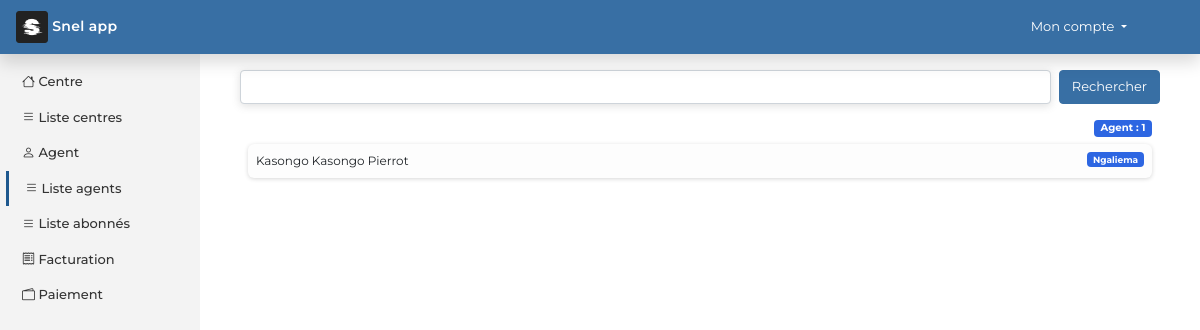
The app's page /app/read_agent/ with its own data.
### app/models.py (models this page shows, shortened)
class Agent(models.Model):
    user = models.OneToOneField(User, on_delete=models.CASCADE, primary_key=True)
    registration_number = models.CharField(max_length=20, unique=True)
    center = models.ForeignKey(Center, on_delete=models.CASCADE)

class Center(models.Model):
    name_center = models.CharField(max_length=100)
    address_center = models.CharField(max_length=200)
    def __str__(self) :
        return self.name_center

### app_auth/models.py (models this page shows, shortened)
class User(AbstractUser):
    username = models.CharField(max_length = 50, blank = True, null = True, unique = False)
    email = models.EmailField(unique=True)
    USERNAME_FIELD = "email"
    REQUIRED_FIELDS = ["username"]
    status = models.CharField(max_length=50)

### app/views.py (the view)
# urls.py: path("read_agent/", Read_agent.as_view(), name="read_agent"),
class Read_agent(View):
    template_name = "app/read_agent.html"
    title = "Liste agents"
    def get(self, request):
        q = request.GET.get('q')
        if q:
            agents = Agent.objects.filter(user__username__contains=q) | Agent.objects.filter(registration_number__contains=q)
        else:
            agents = Agent.objects.all()
        return render(request, self.template_name, {
            'title':self.title,
            'agents':agents,
            'count':Agent.objects.all().count()
        })

### templates/app/read_agent.html
{% extends 'main_app.html' %}
{% load static %}
{% block main_app %}
       <form method="get" class="p-3">
            <div class="d-flex justify-content-between">
            <input type="search" name="q" class="form-control me-2" id="search">
                 <button type="submit" class="btn btn-primary">Rechercher</button>
            </div>
        </form>
        <div class="container mb-4">
            <span class='float-end badge bg-primary'>Agent : {{count}}</span>
        </div>
        <div class="container">
            {% for item in agents %}
                <p class="cvs p-2"><span class="badge bg-primary float-end">{{item.center}}</span> {{item.user.username}} {{item.user.last_name}} {{item.user.first_name}}</p>
                {% empty %}
                    <p class="text-center text-gray mt-4"><i class="bi bi-view-list"></i> Liste vide pour le moment !</p>
            {% endfor %}
        </div>
    </div>
{% endblock main_app %}

### static/css/app.css (style rules this page uses)
body { font-family: 'Montserrat', sans-serif; font-size: 13.5px; }
.cvs { background-color: rgb(253, 253, 253); border-radius: 6px; font-size: 12px; box-shadow: rgba(0, 0, 0, 0.16) 0px 1px 4px; }

### records on screen
Agent: center "Ngaliema", user.username "Kasongo", user.last_name "Kasongo", user.first_name "Pierrot"

### other values on screen
{{ count }} "1"
